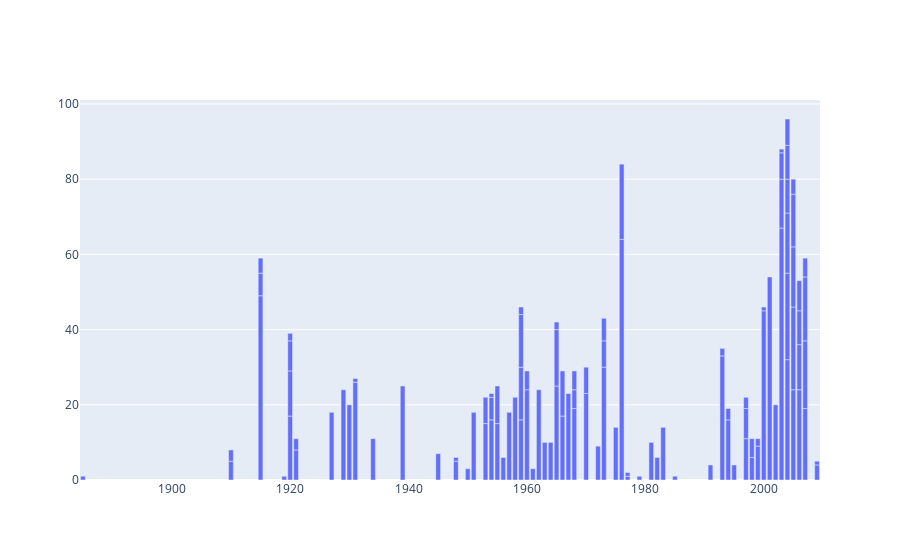

This figure's notebook cell:
### Code cell
# Vizualization
fig = go.Figure(
   [go.Bar(x=train["YearBuilt"], y=train["YearBuilt"].value_counts())
])
fig.show()

### Figure 1 — Plotly figure (JSON) as saved in the notebook; plotly's stock layout.template omitted (floating-point values rounded to 4 significant figures; data arrays with more than 128 entries replaced by an {"elided": "..."} marker saying what was removed)
{"data": [{"type": "bar", "x": {"elided": "1460 int values"}, "y": [67, 64, 54, 49, 45, 33, 32, 30, 26, 25, 25, 24, 24, 24, 24, 24, 23, 23, 23, 22, 22, 20, 20, 20, 19, 19, 18, 18, 18, 18, 17, 17, 17, 16, 16, 16, 16, 16, 15, 15, 15, 14, 14, 14, 14, 14, 13, 12, 12, 12, 11, 11, 10, 10, 10, 10, 9, 9, 9, 9, 9, 8, 8, 8, 8, 7, 7, 7, 7, 7, 7, 6, 6, 6, 6, 6, 6, 5, 5, 5, 5, 5, 5, 5, 4, 4, 4, 4, 4, 3, 3, 3, 3, 3, 3, 2, 2, 2, 2, 2, 1, 1, 1, 1, 1, 1, 1, 1, 1, 1, 1, 1]}], "layout": {"autosize": true, "xaxis": {"autorange": true, "range": [1884.0, 2010.0], "type": "linear"}, "yaxis": {"autorange": true, "range": [0, 101.1], "type": "linear"}}}
